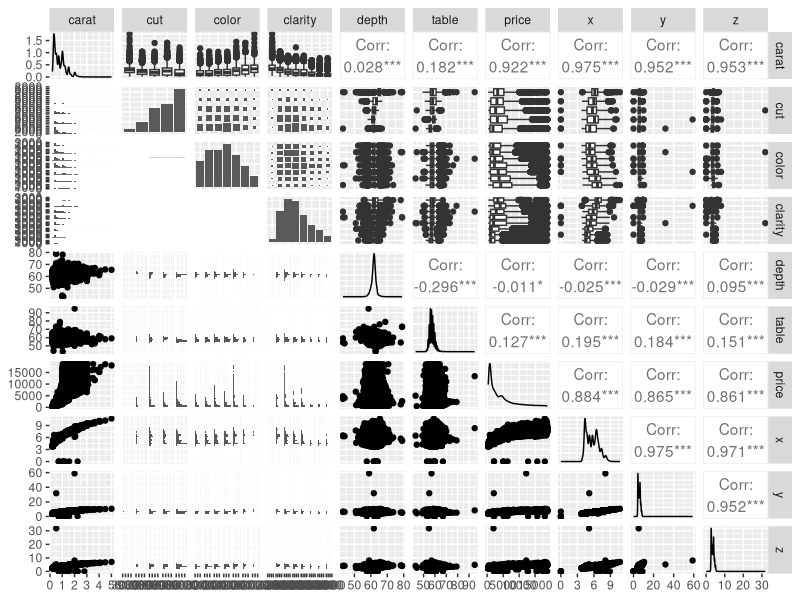
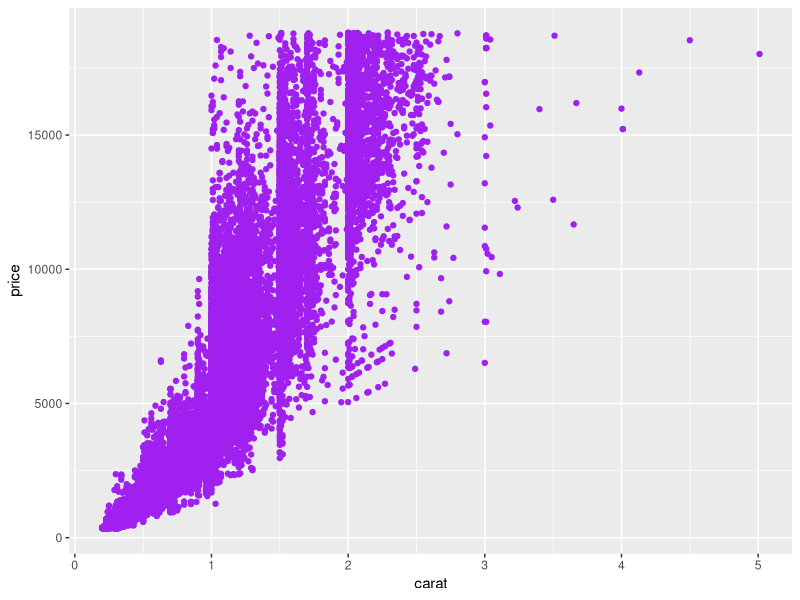
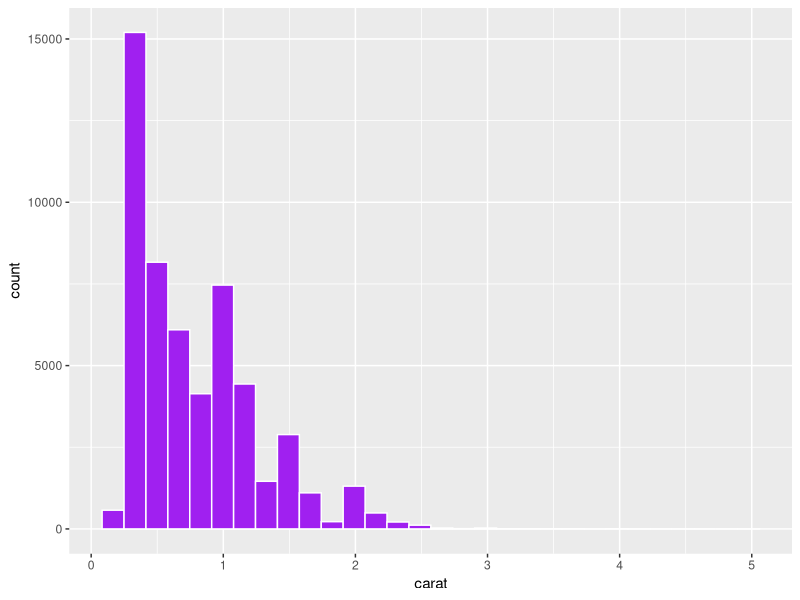
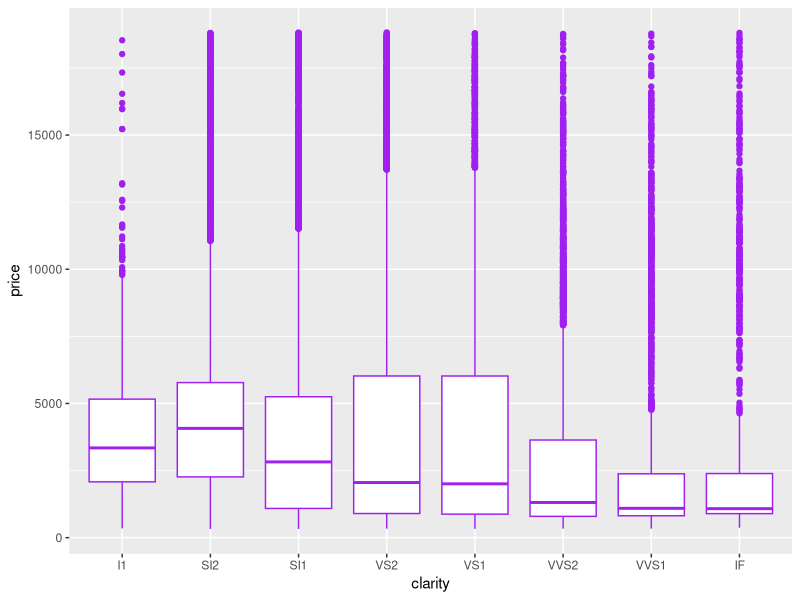

These figures' R source, in order:
## ---- chunk 1
library(tidyverse)
library(GGally)
library(skimr)
## ---- chunk 2
names(diamonds)
dim(diamonds)
summary(diamonds)
head(diamonds)
tail(diamonds)
skimr::skim(diamonds)

ggpairs(diamonds)
## ---- chunk 3
ggplot(data = diamonds, aes(x = carat, y = price)) + geom_point(color = 'purple')
## ---- chunk 4
ggplot(data = diamonds, aes(x = carat)) + geom_histogram(fill = 'purple', color = 'white')
## ---- chunk 5
ggplot(data = diamonds, aes(x = clarity, y = price)) + geom_boxplot(color = 'purple')
## ---- chunk 6
View(diamonds)
